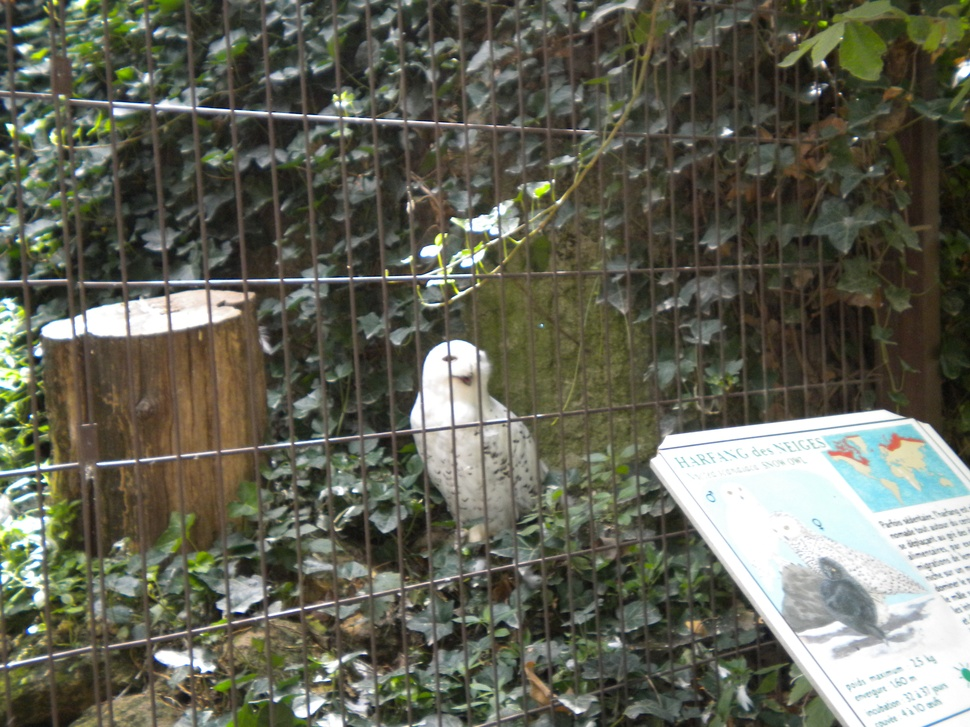
#> input picture code/images/DSCN2366.JPG, 970 x 727 px, shrunk from 3648 x 2736 before the run, found by its file name
$ python tools.py
#> lines starting #> are read from the running program, lines starting #| are printed output that depends on the picture
### code/utils/load.py
# -*- coding: utf-8 -*-

import cv2 as cv
import numpy as np

def load_image(image = 'DSCN2366.jpg', color = False, display = False, main = True):
#> called with image = 'DSCN2366.jpg', color = False, display = False, main = False
    if main:
        path = 'images/' + image
    else:
        path = '../images/' + image

    if color:
        img = cv.imread(path)
    else:
        img = cv.imread(path,0)
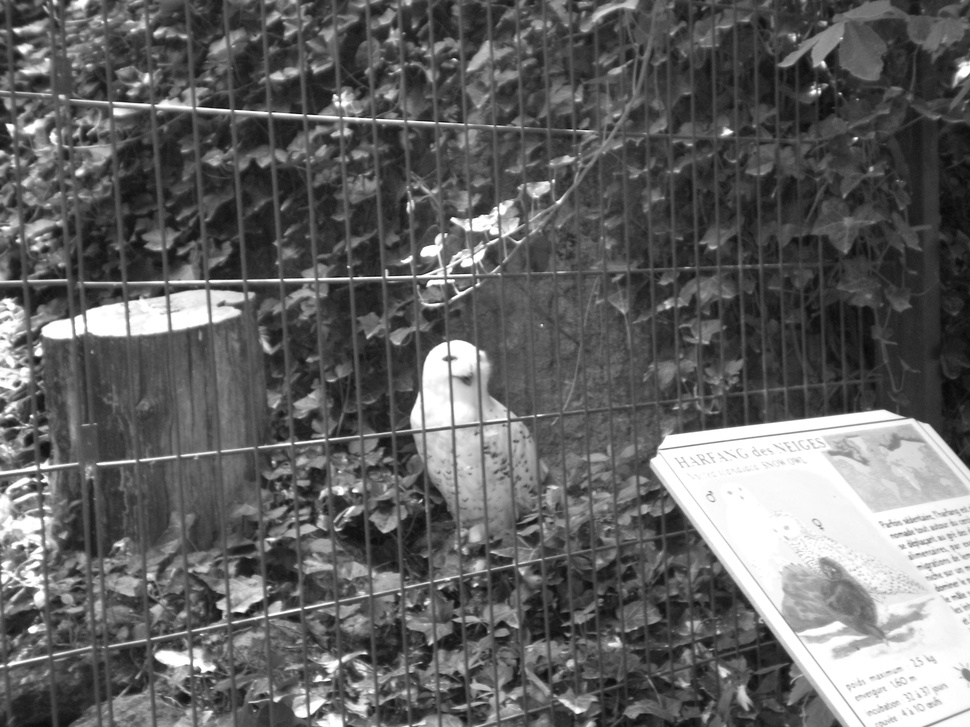
#> img: shape (727, 970); min 9, max 255, mean 98.6

    if display:
        cv.imshow('s = sauver, autre touche = fermer', img)
        key_button = cv.waitKey(0)
        if key_button == ord('s'):
            n = str.find(image,'.')
            string = image[:n] + '_modified.png'
            cv.imwrite(string, img)
            cv.destroyAllWindows()
        else:
            cv.destroyAllWindows()
    return img

# [2 lines that do not run on import are left out]

### code/utils/tools.py
# -*- coding: utf-8 -*-
"""
Created on Mon Mar 31 18:27:49 2014

@author: Vincent
"""
import numpy as np
import cv2 as cv
from matplotlib import pyplot as plt

def threshold(img, method = 'binary', thres = 127., max_value = 255.):
    if method == 'binary':
        ret,th = cv.threshold(img, thres, max_value, cv.THRESH_BINARY)
    elif method == 'adaptative_mean':
        th = cv.adaptiveThreshold(img, max_value, cv.ADAPTIVE_THRESH_MEAN_C, cv.THRESH_BINARY, 11, 2)
    else:
        th = cv.adaptiveThreshold(img, max_value,cv.ADAPTIVE_THRESH_GAUSSIAN_C, cv.THRESH_BINARY,11,2)
    return th

def plot_img(img1, label1 = '', img2 = None, label2 = ''):
    if img2 == None:
        plt.figure()
        plt.imshow(img1, 'gray')
        plt.title(str(label1))
    else:
        plt.figure()
        plt.subplot(1,2,1),plt.imshow(img1,'gray')
        plt.title(str(label1))
        plt.subplot(1,2,2),plt.imshow(img2,'gray')
        plt.title(str(label2))

## Blur the image with a GaussianFilter (with a size associated to sigma)
def blur(img,sig = 5):
    ksize = int((sig-0.8)/0.15 +2)
    if ksize%2 ==0:
        ksize =ksize+1

    return cv.GaussianBlur(img,(ksize,ksize),sig)

def spectral_density(img):
    dft = cv.dft(np.float32(img),flags = cv.DFT_COMPLEX_OUTPUT)
    dft_shift = np.fft.fftshift(dft)
    return dft_shift, np.uint8(20*np.log(cv.magnitude(dft_shift[:,:,0],dft_shift[:,:,1])))

def hamming_2d_window(n,m):
    ham1 = np.hamming(n)
    ham2 = np.hamming(m)
    return np.outer(ham1, ham2)

if __name__ == '__main__':
    from load import *
    image = 'DSCN2366.jpg'
    img = load_image(image = image, main = False)
    plot_img(img, 'Image Originale')

    dft_shift, spect = spectral_density(img)
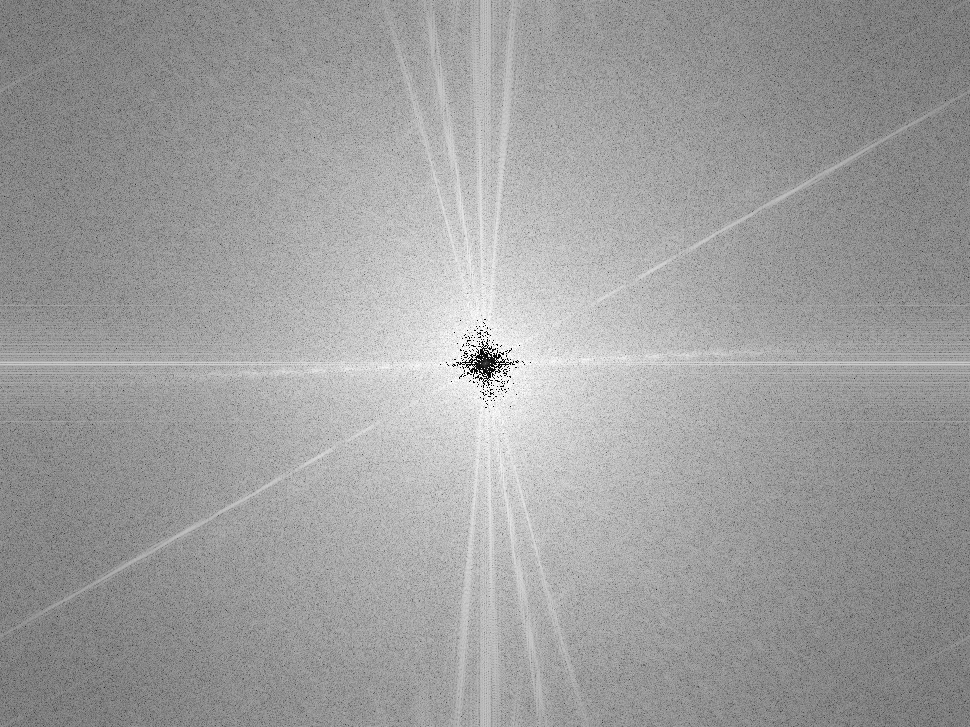
#> spect: shape (727, 970); min 0, max 255, mean 158.3
    plot_img(img, 'Image Originale', spect, 'Spectral Density')
#> (the run stopped early here; a loop or call above may not have finished)

$ run again, with code/images/DSCN2368.JPG copied over code/images/DSCN2366.JPG
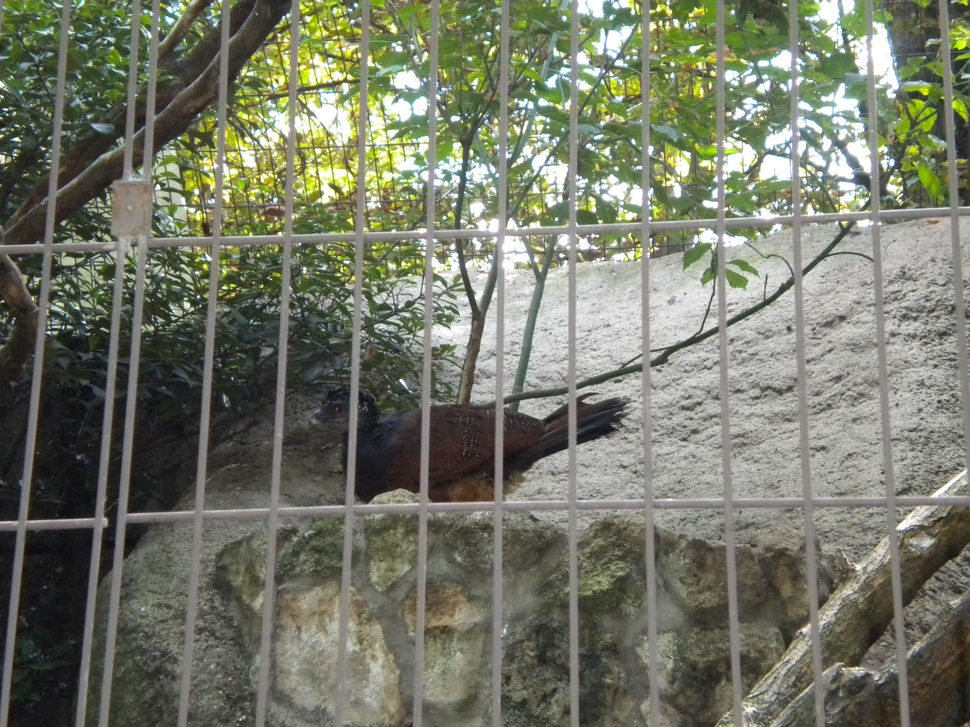
#> input picture code/images/DSCN2368.JPG, 970 x 727 px, shrunk from 3648 x 2736 before the run, found by its file name
#> in load_image, `img = cv.imread(path,0)`:
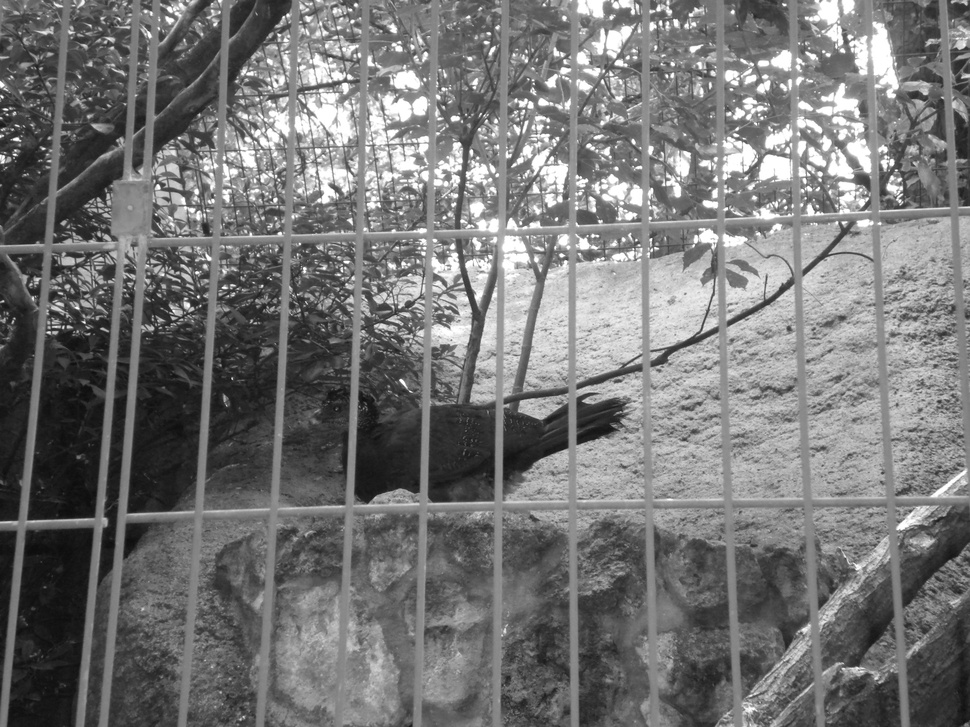
#> img: shape (727, 970); min 11, max 255, mean 116.8
#> `dft_shift, spect = spectral_density(img)`:
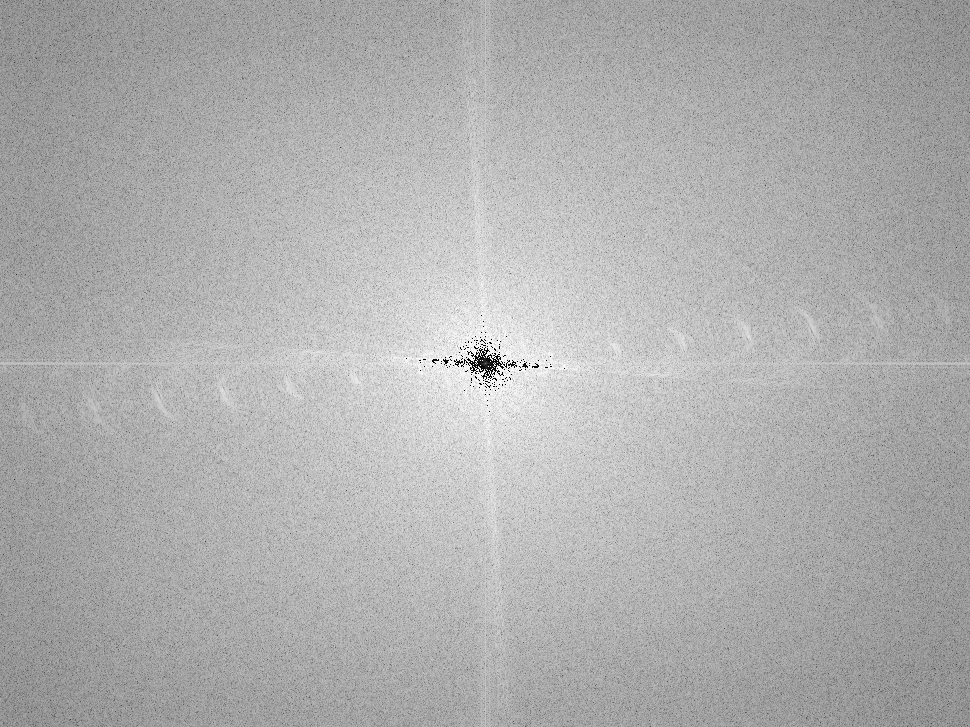
#> spect: shape (727, 970); min 0, max 255, mean 174.7

$ run again, with code/images/DSCN2369.JPG copied over code/images/DSCN2366.JPG
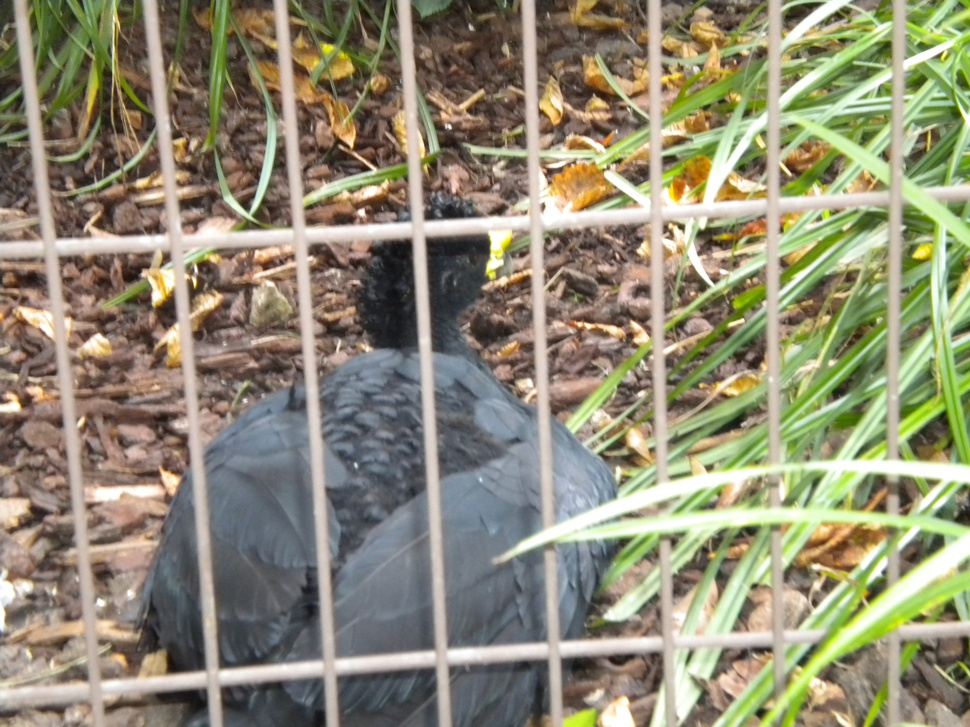
#> input picture code/images/DSCN2369.JPG, 970 x 727 px, shrunk from 3648 x 2736 before the run, found by its file name
#> in load_image, `img = cv.imread(path,0)`:
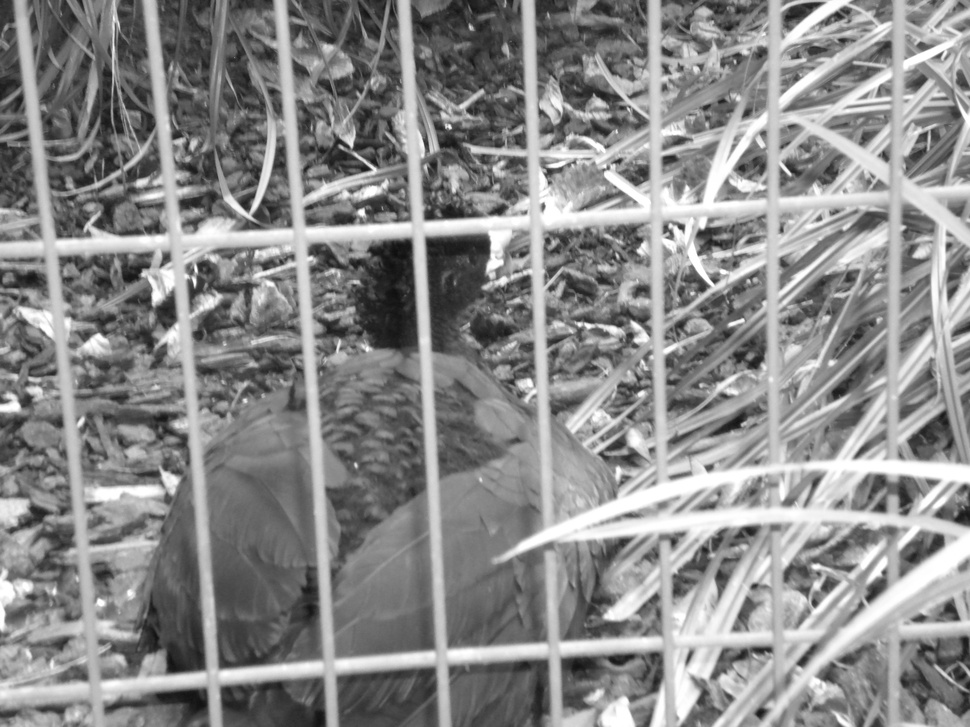
#> img: shape (727, 970); min 14, max 255, mean 137.8
#> `dft_shift, spect = spectral_density(img)`:
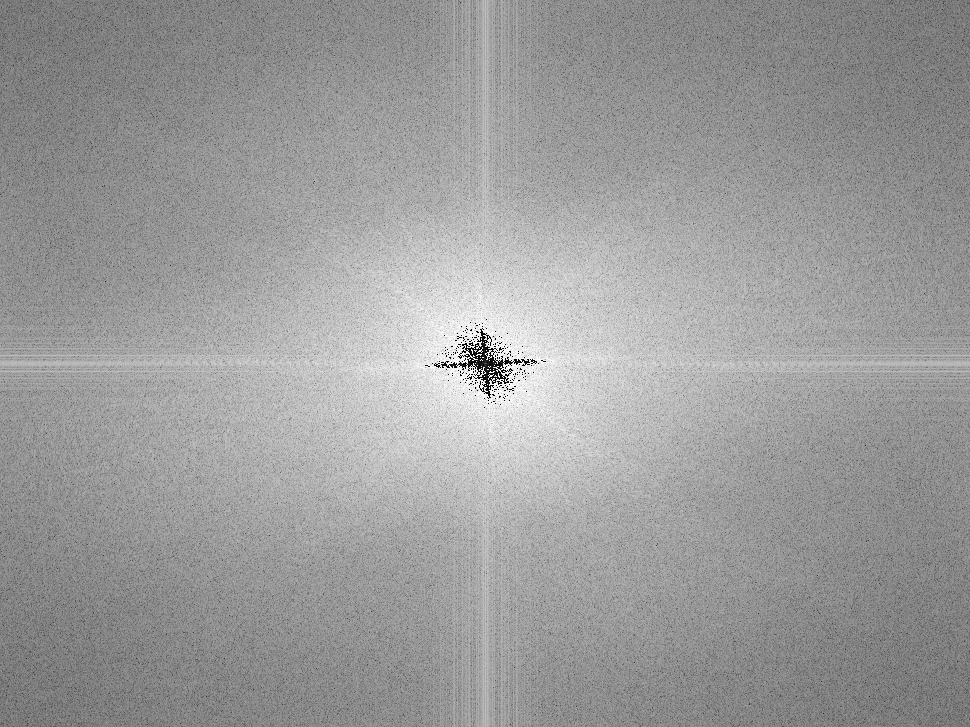
#> spect: shape (727, 970); min 0, max 255, mean 155.4

$ run again, with code/images/DSCN2370.JPG copied over code/images/DSCN2366.JPG
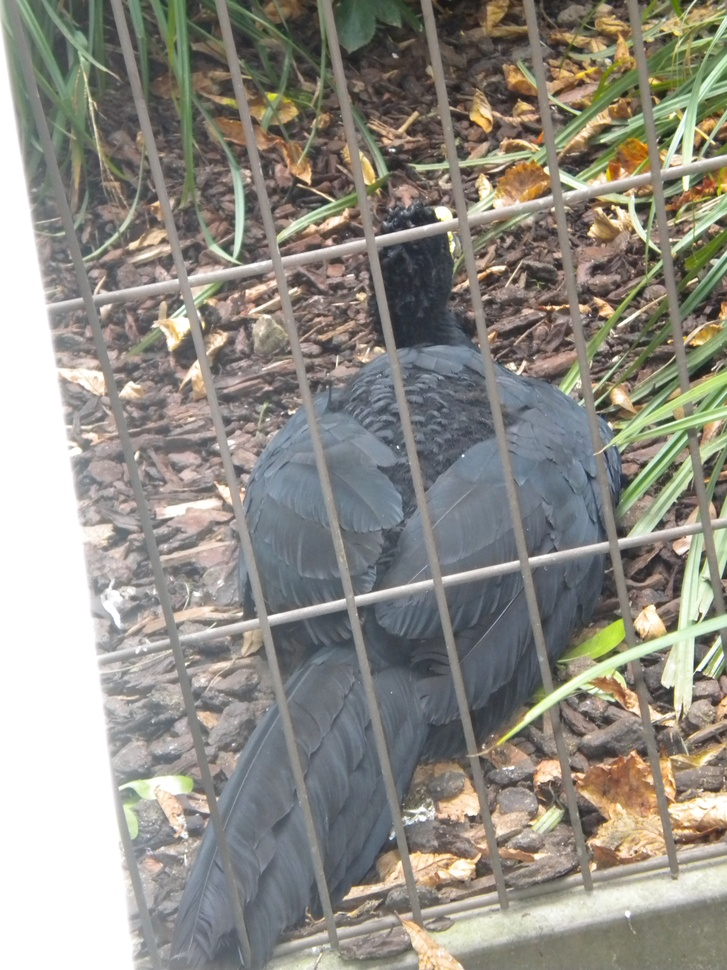
#> input picture code/images/DSCN2370.JPG, 727 x 970 px, shrunk from 2736 x 3648 before the run, found by its file name
#> in load_image, `img = cv.imread(path,0)`:
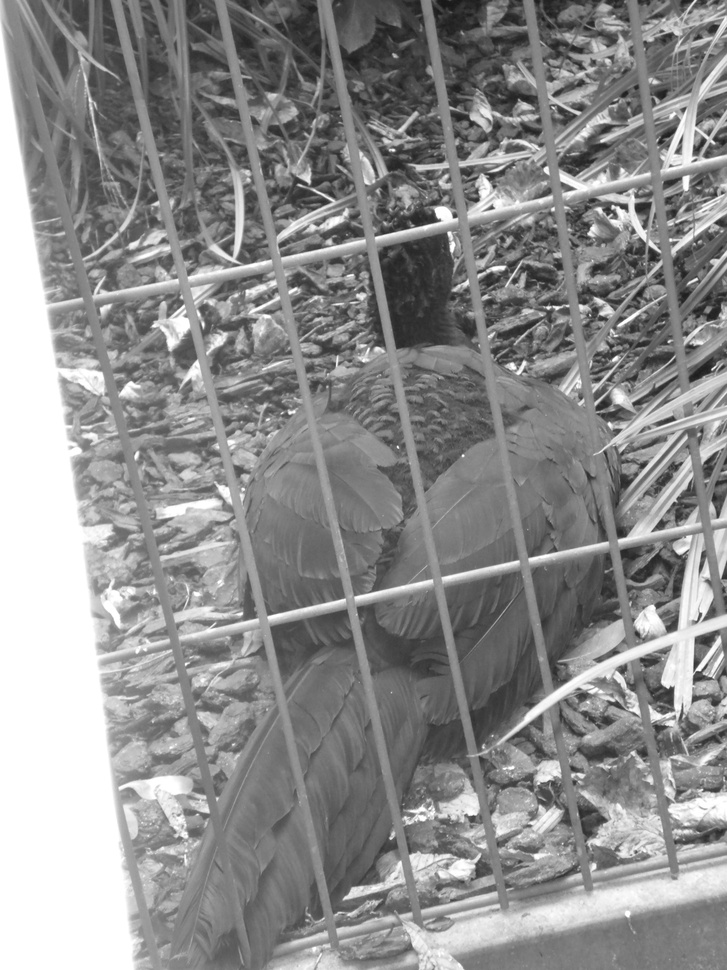
#> img: shape (970, 727); min 23, max 255, mean 141.7
#> `dft_shift, spect = spectral_density(img)`:
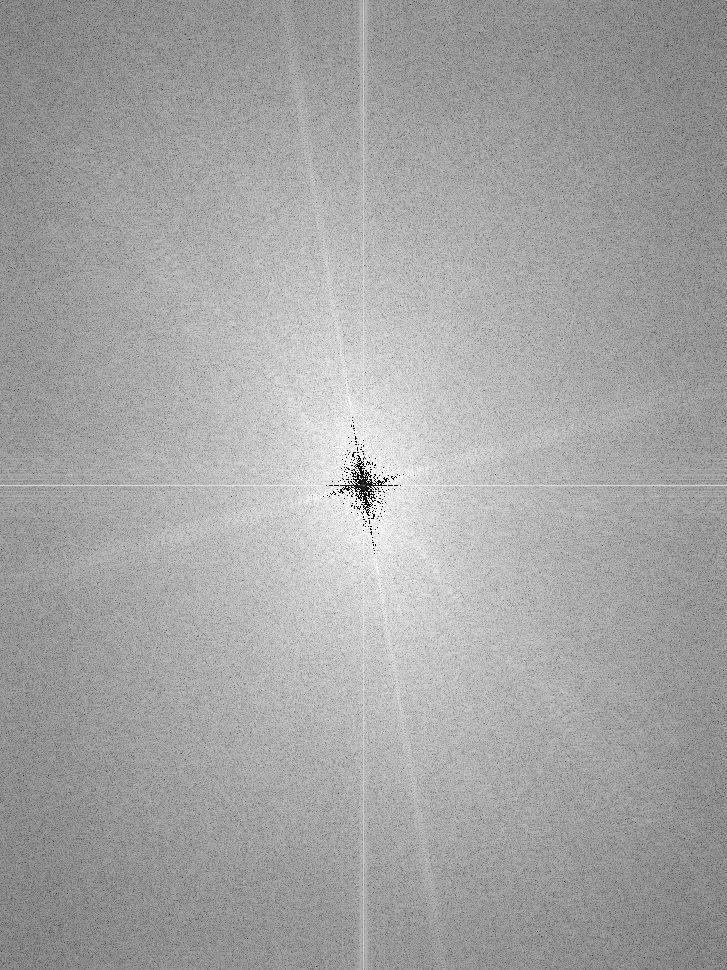
#> spect: shape (970, 727); min 0, max 255, mean 164.6
